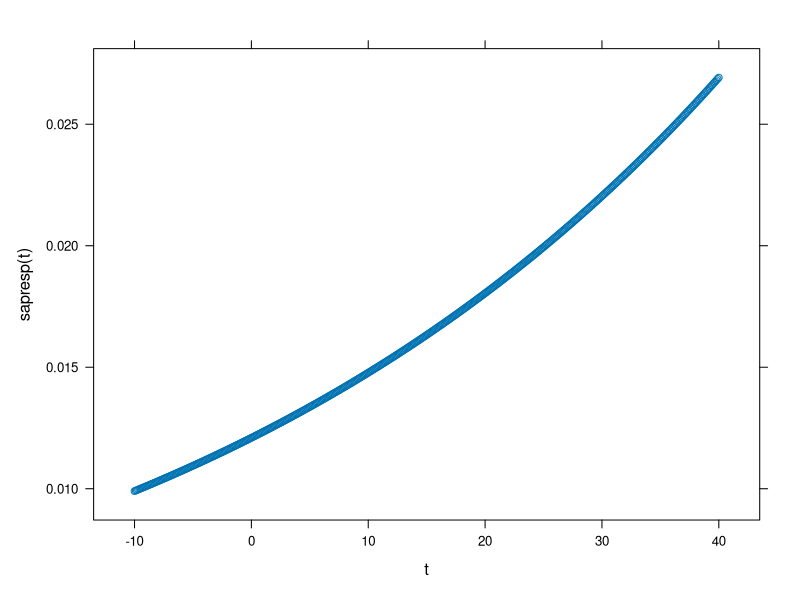
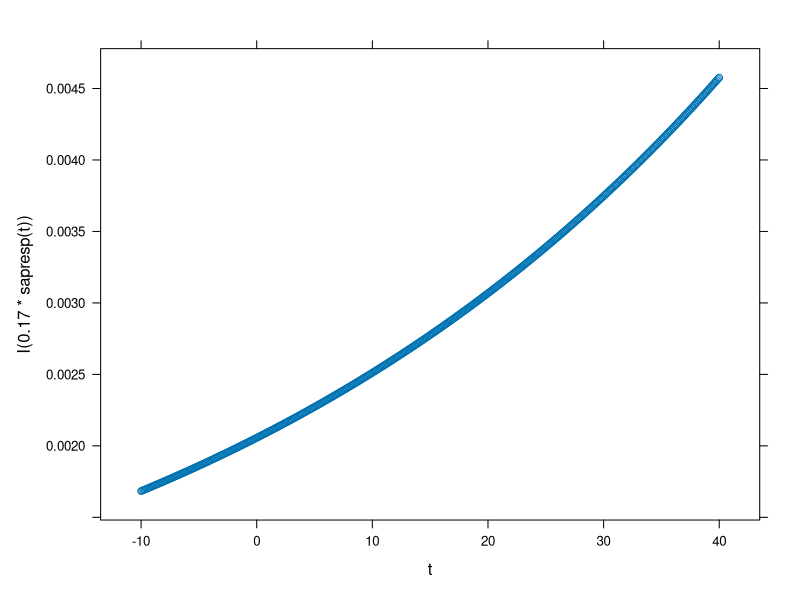

R code for these plots, in order:
###############################
#
# Respiration routines in SDGVM
#
# AWalker May 2019
#
###############################


library(lattice)

t <- seq(-10,40,0.1)

sapresp <- function(t) {
  si <- 0.4 * exp(0.02*t) * 0.35
  si * 3600 * 24 * 1e-6
}

xyplot(sapresp(t)~t)

xyplot(I(0.17*sapresp(t))~t)
